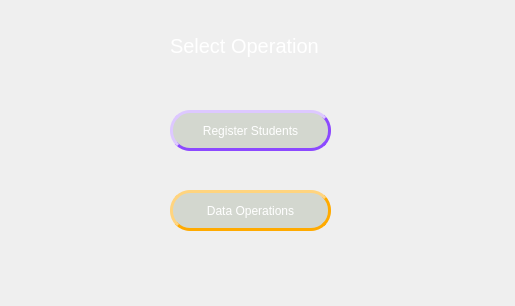
<?xml version="1.0" encoding="UTF-8"?>
<ui version="4.0">
 <class>AdminChoice</class>
 <widget class="QDialog" name="AdminChoice">
  <property name="geometry">
   <rect>
    <x>0</x>
    <y>0</y>
    <width>515</width>
    <height>306</height>
   </rect>
  </property>
  <property name="windowTitle">
   <string>Dialog</string>
  </property>
  <property name="styleSheet">
   <string notr="true">background-image:url(&quot;C:/Users/Tech Guy/Documents/QT Projects/GTSystem/img/superveloche.png&quot;);
color:rgb(255, 255, 255);</string>
  </property>
  <widget class="QPushButton" name="operatedata">
   <property name="geometry">
    <rect>
     <x>170</x>
     <y>190</y>
     <width>161</width>
     <height>41</height>
    </rect>
   </property>
   <property name="styleSheet">
    <string notr="true">font: 75 italic 11pt &quot;eufm10&quot;;
background-color:rgb(211, 215, 207);
border-style: outset;
 border-width: 3px;
    border-radius: 20px;
border-color: rgb(255, 170, 0);
  /*  min-width: 10em;*/
    padding: 6px;</string>
   </property>
   <property name="text">
    <string>Data Operations</string>
   </property>
  </widget>
  <widget class="QPushButton" name="registerstudent">
   <property name="geometry">
    <rect>
     <x>170</x>
     <y>110</y>
     <width>161</width>
     <height>41</height>
    </rect>
   </property>
   <property name="styleSheet">
    <string notr="true">font: 75 italic 11pt &quot;eufm10&quot;;
background-color:rgb(211, 215, 207);
border-style: outset;
 border-width: 3px;
    border-radius: 20px; 
border-color: rgb(140, 73, 255);
  /*  min-width: 10em;*/
    padding: 6px;</string>
   </property>
   <property name="text">
    <string>Register Students</string>
   </property>
  </widget>
  <widget class="QLabel" name="label_3">
   <property name="geometry">
    <rect>
     <x>170</x>
     <y>30</y>
     <width>151</width>
     <height>31</height>
    </rect>
   </property>
   <property name="styleSheet">
    <string notr="true">font-size:20px;
color:rgb(255, 255, 255);</string>
   </property>
   <property name="text">
    <string>Select Operation</string>
   </property>
  </widget>
 </widget>
 <resources/>
 <connections/>
</ui>
